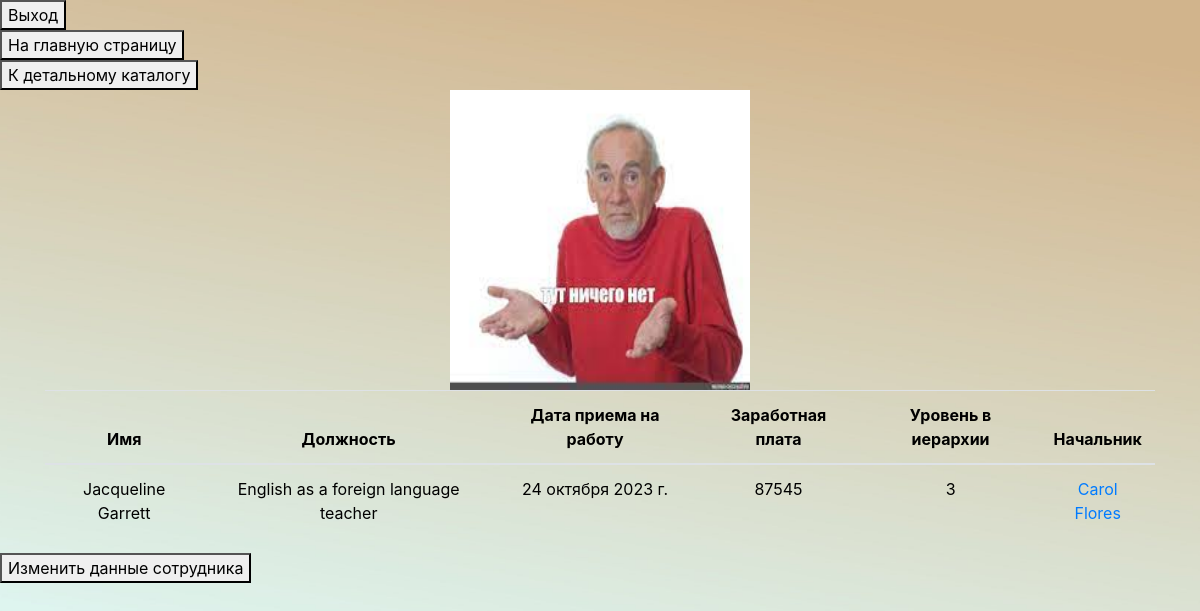
Page /emp_detail/61/ (signed in) on the committed database.
### employees_catalog/models.py (models this page shows, shortened)
class Employees(models.Model):
    name = models.CharField(max_length=100, verbose_name='ФИО')
    position = models.CharField(max_length=50, verbose_name='Должность')
    hire_date = models.DateField(verbose_name='Дата приема на работу')
    salary = models.IntegerField(validators=[MinValueValidator(0), ], verbose_name='Заработная плата')
    hierarchy_level = models.IntegerField(validators=[MinValueValidator(0), ], verbose_name='Уровень иерархии')
    supervisor = models.ForeignKey('self', on_delete=models.CASCADE, null=True,
                                   blank=True, related_name='subordinates', verbose_name='Руководитель')
    picture = models.ImageField(upload_to='employees_pictures', null=True, blank=True,
                                default="employees_pictures/default.JPG", verbose_name='Фото сотрудника')
    def __str__(self):
        return f'{self.name}'

### employees_catalog/views.py (the view)
# urls.py: path('emp_detail/<int:pk>/', views.EmployeeDetail.as_view(), name='emp_detail'),
@method_decorator(login_required(login_url='login', redirect_field_name='next'), name='dispatch')
class EmployeeDetail(DetailView):
    template_name = 'employees_catalog/emp_detail.html'
    model = Employees
    context_object_name = 'employee'

### employees_catalog/templates/employees_catalog/emp_detail.html (shortened to what this page needs)
{% extends "employees_catalog/base.html" %}
{% block content %}
{% include 'employees_catalog/login-out_buttoms.html' %}
{% include 'employees_catalog/to_welcome.html'  %}
<div>
   <form action="{% url 'catalog_detail' %}">
      <button type="submit">К детальному каталогу</button>
   </form>
</div>
<img class="employee-picture" src="{{ employee.picture.url }}" alt="Фото сотрудника">
<div class="container">
   <table class="table">
      <thead>
         <tr>
            <th scope="col">Имя</th>
            <th scope="col">Должность</th>
            <th scope="col">Дата приема на работу</th>
            <th scope="col">Заработная плата</th>
            <th scope="col">Уровень в иерархии</th>
            <th scope="col">Начальник</th>
         </tr>
      </thead>
      <tbody>
         <tr>
            <td> {{employee.name}}</td>
            <td> {{employee.position}}</td>
            <td> {{employee.hire_date}}</td>
            <td> {{employee.salary}}</td>
            <td> {{employee.hierarchy_level}}</td>
            <td> {% if employee.supervisor is None %} <span>Нет</span> {% else %}
               <a href="{% url 'emp_detail' employee.supervisor.id %}">{{employee.supervisor}}</a>{% endif %}
            </td>
         </tr>
      </tbody>
   </table>
</div>
<div>
   <form action="{% url 'emp_update' employee.id %}">
      <button type="submit">Изменить данные сотрудника</button>
   </form>
</div>
{% endblock %}

### employees_catalog/static/employees_catalog/css/base.css (style rules this page uses)
tr { text-align: center; color: black; }
.employee-picture { display: block; margin-left: auto; margin-right: auto; width: 300px; height: 300px; }

### rows in the picture
Employees: picture (placeholder picture), name "Jacqueline Garrett", position "English as a foreign language teacher", hire_date "24 октября 2023 г.", salary "87545", hierarchy_level "3", supervisor "Carol Flores"
